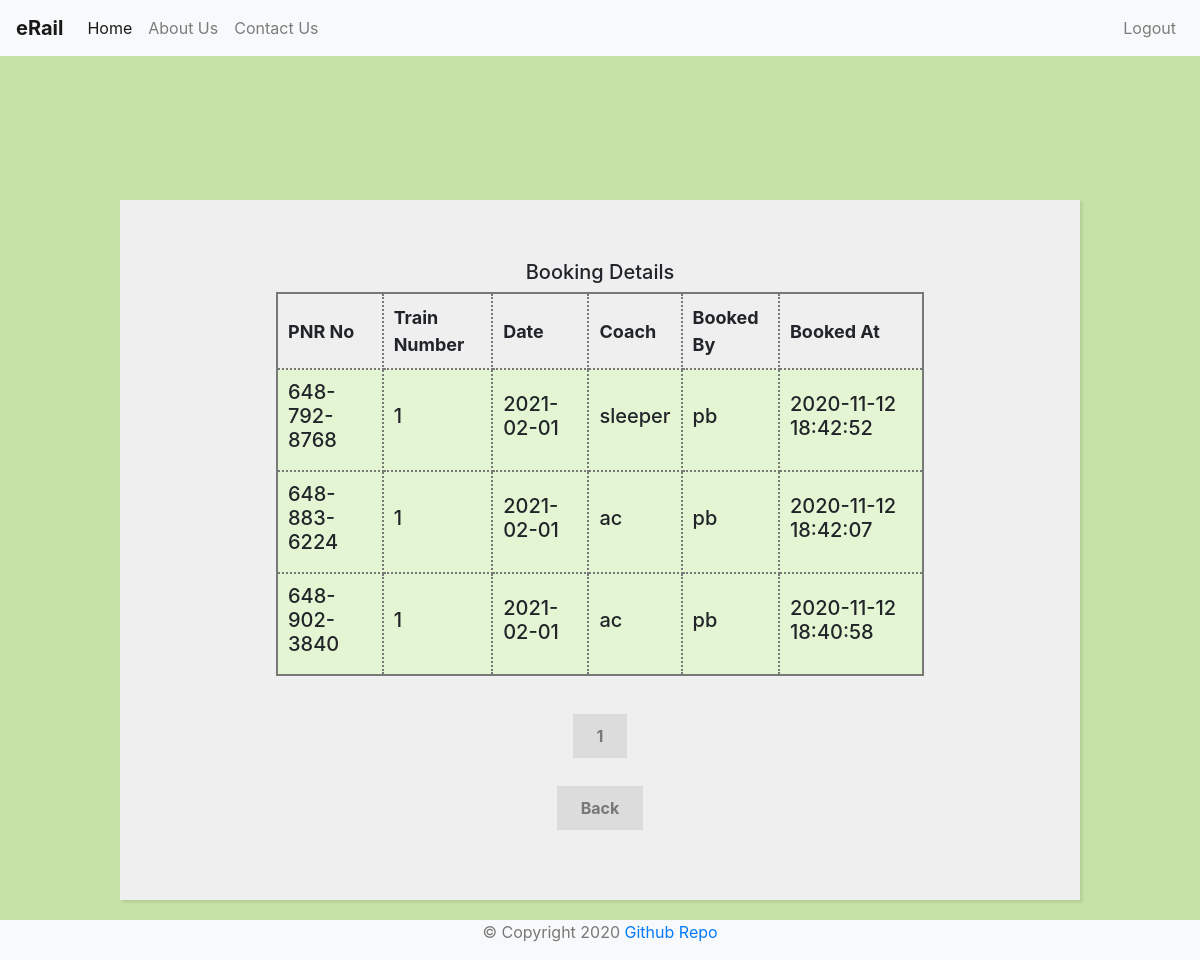
/view-bookings.php (signed in), run on the app's committed database.
### tables this page shows
CREATE TABLE `ticket` (
  `pnr_no` varchar(12) NOT NULL,
  `coach` varchar(50) NOT NULL,
  `booked_by` varchar(50) NOT NULL,
  `booked_at` timestamp NOT NULL DEFAULT current_timestamp() ON UPDATE current_timestamp(),
  `t_number` int(11) NOT NULL,
  `t_date` date NOT NULL
);

### template/pagination.php (called while the page is built)
<?php
    $results_per_page = 5;
    $result = $conn->query($sql);
    $number_of_result = $result->num_rows;
    $number_of_page = ceil ($number_of_result / $results_per_page);
    if (!isset ($_GET['page']) ) {
        $page = 1;
    } else {
        $page = $_GET['page'];
    }
    $page_first_result = ($page-1) * $results_per_page;
?>

### view-bookings.php (the view, shortened to what this page needs)
<?php
    include "config/connection.php";
    $sql = "SELECT * FROM ticket";
    include "template/pagination.php";
    $sql = "SELECT * FROM ticket LIMIT " . $page_first_result . ',' . $results_per_page;
    $result = $conn->query($sql);
?>
<!DOCTYPE html>
<html lang="en">
<head>
</head>
<?php include "template/header-name.php" ?>
<div style="margin-top:200px;">
    <form style = "width: 80%;">
        <h5>Booking Details</h5>
        <section>
            <table>
                <tr>
                    <th>PNR No</th>
                    <th>Train Number</th>
                    <th>Date</th>
                    <th>Coach</th>
                    <th>Booked By</th>
                    <th>Booked At</th>
                </tr>
                <?php
                    while($rows=$result->fetch_assoc())
                    {
                ?>
                <tr>
                    <td><h5><?php echo $rows['pnr_no'];?></h5></td>
                    <td><h5><?php echo $rows['t_number'];?></h5></td>
                    <td><h5><?php echo $rows['t_date'];?></h5></td>
                    <td><h5><?php echo $rows['coach'];?></h5></td>
                    <td><h5><?php echo $rows['booked_by'];?></h5></td>
                    <td><h5><?php echo $rows['booked_at'];?></h5></td>
                </tr>
                <?php
                    }
                ?>
            </table>
        </section>
        <br><br>
        <?php for($page = 1; $page<= $number_of_page; $page++) {  ?>
        <?php    echo '<a class="register" href = "view-released-trains.php?page=' . $page . '">' . $page . ' </a>'; ?>
        <?php } ?>
        <br><br><br>
        <a href="admin-page.php" class= "register">Back</a>
    </form>
</div>
<?php include "template/footer.php" ?>
</html>

### template/header-name.php (shortened to what this page needs)
<head>
    <link href="//maxcdn.bootstrapcdn.com/bootstrap/4.1.1/css/bootstrap.min.css" rel="stylesheet" id="bootstrap-css">
    <link rel="stylesheet" href="css/style.css" type="text/css" />
</head>
<body>
<nav class="navbar navbar-expand-lg navbar-light bg-light fixed-top">
  <a class="navbar-brand brand" href="index.php">eRail</a>
  <div class="collapse navbar-collapse" id="navbarSupportedContent">
    <ul class="navbar-nav mr-auto">
      <li class="nav-item active">
        <a class="nav-link" href="index.php">Home</a>
      </li>
      <li class="nav-item">
        <a class="nav-link" href="about.php">About Us</a>
      </li>
      <li class="nav-item">
        <a class="nav-link" href="contact.php">Contact Us</a>
      </li>
    </ul>
    <ul class="pull-right nav navbar-nav">
      <li class="nav-item">
        <a class="nav-link" href="logout.php">Logout</a>
      </li>
    </ul>
  </div>
</nav>

### template/footer.php
<footer>
  <div class="footer bg-light">
    <p>© Copyright 2020 <a href = "https://github.com/pranjalibajpai/railway-reservation-system">Github Repo</a></p>
  </div>
</footer>
</body>

### css/style.css (style rules this page uses)
body { background: #C5E1A5; }
form { width: 50%; margin: 60px auto; background: #efefef; padding: 60px 120px 80px 120px; text-align: center; -webkit-box-shadow: 2px 2px 3px rgba(0,0,0,0.1); box-shadow: 2px 2px 3px rgba(0,0,0,0.1); }
.register { background: rgb(220,220,220); font-weight: bold; color: rgb(120,120,120); padding: 12px 24px; }
.brand { font-weight: bold; }
.footer { position: fixed; left: 0; bottom: 0; width: 100%; text-align: center; color: rgb(120,120,120); }

### view-bookings.php (style rules this page uses)
table { width: 90%; margin: 0 auto; font-size: large; border: 2px solid rgb(120, 120, 120); }
td { background-color: #E4F5D4; border: 2px solid rgb(120, 120, 120); }
th, td { font-weight: bold; border: 2px dotted rgb(120, 120, 120); padding: 10px; text-align: left; }
td { font-weight: lighter; }

### data on the page
ticket: pnr_no "648-792-8768", t_number "1", t_date "2021-02-01", coach "sleeper", booked_by "pb", booked_at "2020-11-12 18:42:52"
ticket: pnr_no "648-883-6224", t_number "1", t_date "2021-02-01", coach "ac", booked_by "pb", booked_at "2020-11-12 18:42:07"
ticket: pnr_no "648-902-3840", t_number "1", t_date "2021-02-01", coach "ac", booked_by "pb", booked_at "2020-11-12 18:40:58"
